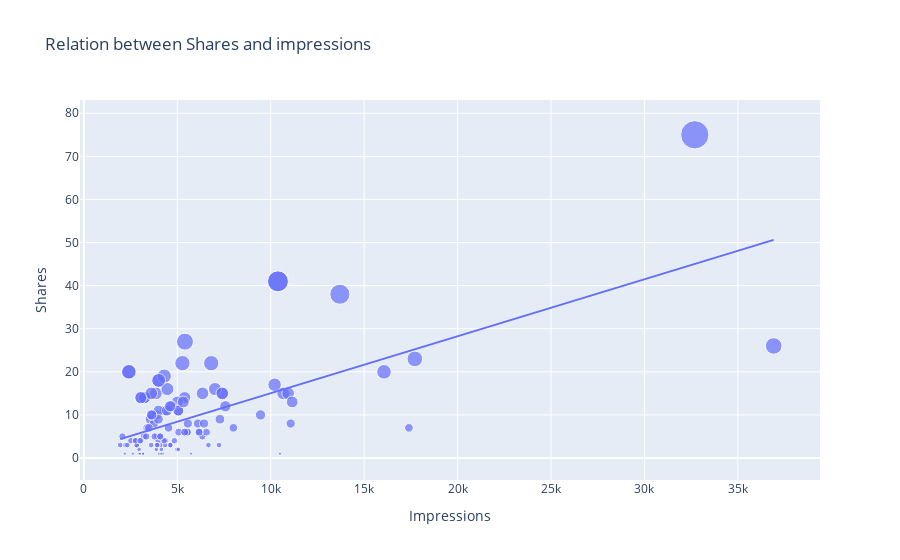

The notebook cell this image was saved under:
### Code cell
figure = px.scatter(data_frame=data,x="Impressions",y="Shares",size="Shares",trendline="ols",title="Relation between Shares and impressions")
figure.show()
